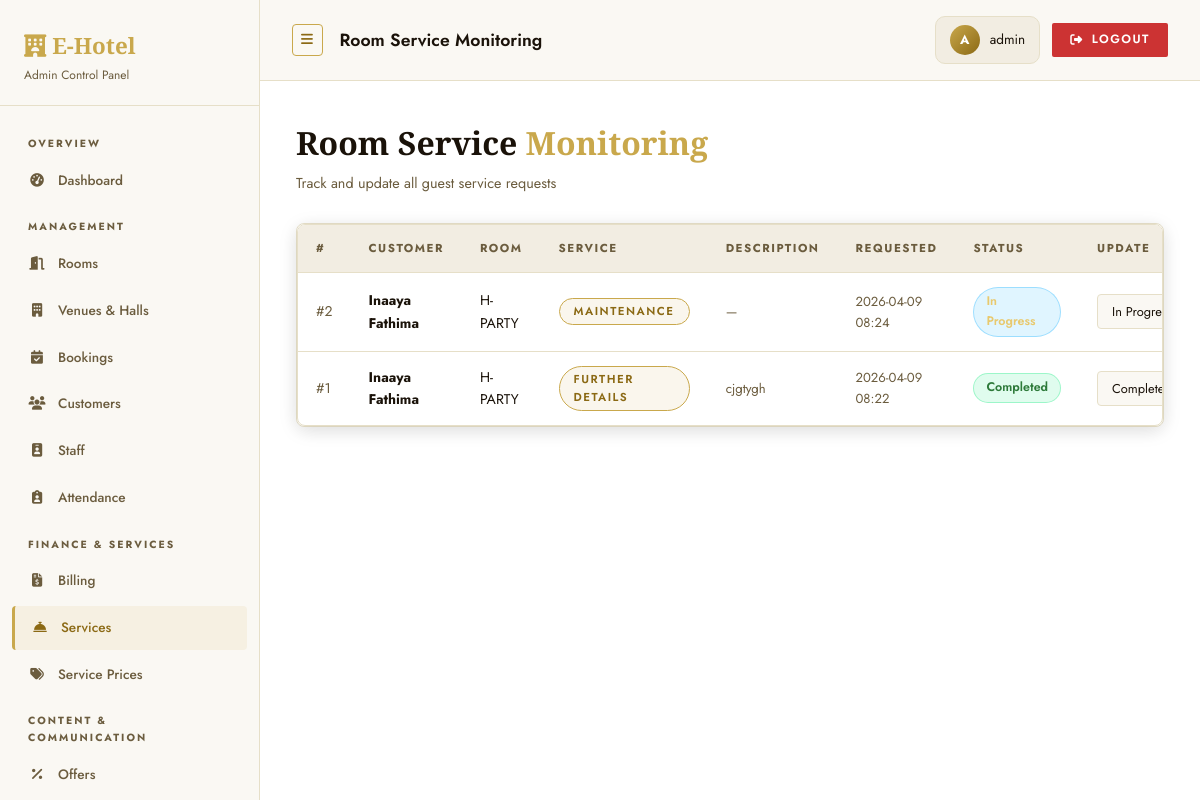
/admin/services (signed in), run on the app's committed database.
### tables this page shows
CREATE TABLE services (
                id           INTEGER PRIMARY KEY AUTOINCREMENT,
                booking_id   INTEGER REFERENCES bookings(id),
                user_id      INTEGER REFERENCES users(id),
                service_type TEXT NOT NULL,
                description  TEXT,
                charge       REAL DEFAULT 0,
                status       TEXT DEFAULT 'Pending',
                assigned_staff_id INTEGER REFERENCES staff(id),
                created_at   DATETIME DEFAULT CURRENT_TIMESTAMP
            );

CREATE TABLE users (
                id          INTEGER PRIMARY KEY AUTOINCREMENT,
                name        TEXT NOT NULL,
                email       TEXT UNIQUE NOT NULL,
                phone       TEXT,
                password    TEXT NOT NULL,
                created_at  DATETIME DEFAULT CURRENT_TIMESTAMP
            );

CREATE TABLE rooms (
                id          INTEGER PRIMARY KEY AUTOINCREMENT,
                room_number TEXT UNIQUE NOT NULL,
                room_type   TEXT NOT NULL,
                price       REAL NOT NULL,
                status      TEXT DEFAULT 'Available',
                description TEXT,
                image_url   TEXT,
                destination TEXT DEFAULT 'Main',
                branch      TEXT DEFAULT 'Main Branch',
                capacity    INTEGER DEFAULT 2,
                category    TEXT DEFAULT 'Room'
            );

### routes/admin_routes.py (the view)
    @app.route('/admin/services')
    @admin_required
    def admin_services():
        services = query_db("""
            SELECT s.*, u.name AS cust_name, r.room_number, b.branch,
                   st.name AS assigned_staff_name, d.name AS dept_name
            FROM services s
            JOIN users u ON u.id = s.user_id
            JOIN bookings b ON b.id = s.booking_id
            JOIN rooms r ON r.id = b.room_id
            LEFT JOIN staff st ON st.id = s.assigned_staff_id
            LEFT JOIN service_catalog sc ON sc.service_name = s.service_type
            LEFT JOIN departments d ON d.id = sc.department_id
            ORDER BY s.created_at DESC
        """)
        all_staff = query_db("SELECT id, name, role, department_id FROM staff ORDER BY name")
        return render_template('admin/services.html', services=services, all_staff=all_staff)

### utils/auth.py (called while the page is built)
def admin_required(f):
    @wraps(f)
    def decorated_function(*args, **kwargs):
        if 'admin_id' not in session:
            flash('Admin login required.', 'warning')
            return redirect(url_for('admin_login'))
        return f(*args, **kwargs)
    return decorated_function

### utils/db.py (called while the page is built)
def get_db():
    db = getattr(g, '_database', None)
    if db is None:
        db = g._database = sqlite3.connect(DATABASE)
        db.row_factory = sqlite3.Row
    return db

def query_db(query, args=(), one=False, commit=False):
    db  = get_db()
    cur = db.execute(query, args)
    if commit:
        db.commit()
        return cur.lastrowid
    rows = cur.fetchall()
    return rows[0] if (one and rows) else (None if one else rows)

### templates/admin/services.html (shortened to what this page needs)
{% extends "admin/base_admin.html" %}
{% block page_title %}Room Service Monitoring{% endblock %}
{% block content %}
<div class="panel-header anim-fade-up">
  <h1>Room Service <span class="text-accent">Monitoring</span></h1>
  <p>Track and update all guest service requests</p>
</div>
{% if services %}
<div class="card anim-fade-up-delay-1" style="padding:0">
  <div class="table-wrapper">
    <table>
      <thead>
        <tr><th>#</th><th>Customer</th><th>Room</th><th>Service</th><th>Description</th><th>Requested</th><th>Status</th><th>Update</th></tr>
      </thead>
      <tbody>
        {% for svc in services %}
        <tr>
          <td style="color:var(--text2)">#{{ svc['id'] }}</td>
          <td><strong>{{ svc['cust_name'] }}</strong></td>
          <td>{{ svc['room_number'] }}</td>
          <td>
            <span class="badge badge-info">{{ svc['service_type'] }}</span>
          </td>
          <td style="color:var(--text2);font-size:.82rem">{{ svc['description'][:40] + '...' if svc['description'] and svc['description']|length > 40 else svc['description'] or '—' }}</td>
          <td style="color:var(--text2);font-size:.82rem">{{ svc['created_at'][:16] }}</td>
          <td>
            {% set s = svc['status'] %}
            <span class="status-pill {{ 'pill-pending' if s=='Pending' else 'pill-inprogress' if s=='In Progress' else 'pill-completed' }}">
              {{ s }}
            </span>
          </td>
          <td>
            <form method="post" action="{{ url_for('admin_update_service', service_id=svc['id']) }}" style="display:flex;gap:6px">
              <select name="status" class="form-control" style="width:auto;padding:6px 10px;font-size:.8rem">
                {% for st in ['Pending','In Progress','Completed'] %}
                <option value="{{ st }}" {{ 'selected' if svc['status']==st else '' }}>{{ st }}</option>
                {% endfor %}
              </select>
            </form>
          </td>
        </tr>
        {% endfor %}
      </tbody>
    </table>
  </div>
</div>
{% else %}
<div class="card"><div class="empty-state"><i class="fas fa-bell-slash"></i><p>No service requests found.</p></div></div>
{% endif %}
{% endblock %}

### static/css/style.css (style rules this page uses)
:root { --bg: #ffffff; --bg2: #faf8f3; --bg3: #f2ede2; --card: #ffffff; --border: #e6dfc8; --accent: #c9a84c; --accent2: #e8c96e; --accent3: #f5e9c0; --accent-dark: #8b6914; --text: #1a1209; --text2: #6b5c3e; --danger: #cc3333; --warning: #d4870a; --success: #2d7a3a; --radius: 4px; --radius-lg: 8px; --shadow: 0 12px 48px rgba(201,168,76,0.18); --shadow-soft: 0 4px 20px rgba(0,0,0,0.08); --glow: 0 0 24px rgba(201,168,76,0.35); --trans: all 0.3s cubic-bezier(.4,0,.2,1); }
*, *::before, *::after { box-sizing: border-box; margin: 0; padding: 0; }
body { font-family: 'Jost', sans-serif; background: var(--bg); color: var(--text); line-height: 1.6; min-height: 100vh; overflow-x: hidden; }
h1,h2,h3,h4 { font-family: 'Cormorant Garamond', serif; }
.text-accent { color: var(--accent); }
.badge { display: inline-block; padding: 3px 14px; border-radius: 99px; font-size: .72rem; font-weight: 600; letter-spacing: 1.5px; text-transform: uppercase; }
.badge-info { background: rgba(201,168,76,.1); color: var(--accent-dark); border: 1px solid var(--accent); }
.card { background: var(--card); border: 1px solid var(--border); border-radius: var(--radius-lg); padding: 28px; transition: var(--trans); box-shadow: var(--shadow-soft); }
.form-control { width: 100%; padding: 12px 16px; background: var(--bg2); border: 1.5px solid var(--border); border-radius: var(--radius); color: var(--text); font-family: 'Jost', sans-serif; font-size: .9rem; transition: var(--trans); outline: none; }
.form-control option { background: #fff; }
select.form-control { cursor: pointer; }
.table-wrapper { overflow-x: auto; border-radius: var(--radius-lg); border: 1px solid var(--border); box-shadow: var(--shadow-soft); }
table { width: 100%; border-collapse: collapse; }
thead { background: var(--bg3); }
thead th { padding: 14px 18px; text-align: left; font-size: .72rem; font-weight: 700; color: var(--text2); text-transform: uppercase; letter-spacing: 1.5px; }
tbody td { padding: 14px 18px; border-top: 1px solid var(--border); font-size: .88rem; vertical-align: middle; }
tbody tr { transition: background .2s; }
.panel-header { margin-bottom: 28px; }
.panel-header h1 { font-family: 'Cormorant Garamond', serif; font-size: 2rem; font-weight: 700; }
.panel-header p { color: var(--text2); font-size: .9rem; margin-top: 4px; }
.anim-fade-up { animation: fadeUp .7s ease both; }
.anim-fade-up-delay-1 { animation: fadeUp .7s ease .15s both; }

### static/css/panel.css (style rules this page uses)
.status-pill { display: inline-flex; align-items: center; gap: 6px; padding: 4px 12px; border-radius: 99px; font-size: .78rem; font-weight: 600; }
.pill-inprogress { background: rgba(0,170,255,.12); color: var(--accent2); border: 1px solid rgba(0,170,255,.3); }
.pill-completed { background: rgba(0,230,118,.12); color: var(--success); border: 1px solid rgba(0,230,118,.3); }

### data on the page
services: id "2", cust_name "Inaaya Fathima", room_number "H-PARTY", service_type "MAINTENANCE", description "—", created_at "2026-04-09 08:24", status "In Progress"
services: id "1", cust_name "Inaaya Fathima", room_number "H-PARTY", service_type "FURTHER DETAILS", description "cjgtygh", created_at "2026-04-09 08:22", status "Completed"

### other printed values
{{ session.admin_name[0].upper() if session.admin_name else 'A' }} "A"
{{ session.admin_name or 'Admin' }} "admin"
form field status "In Progress"
form field status "Completed"
